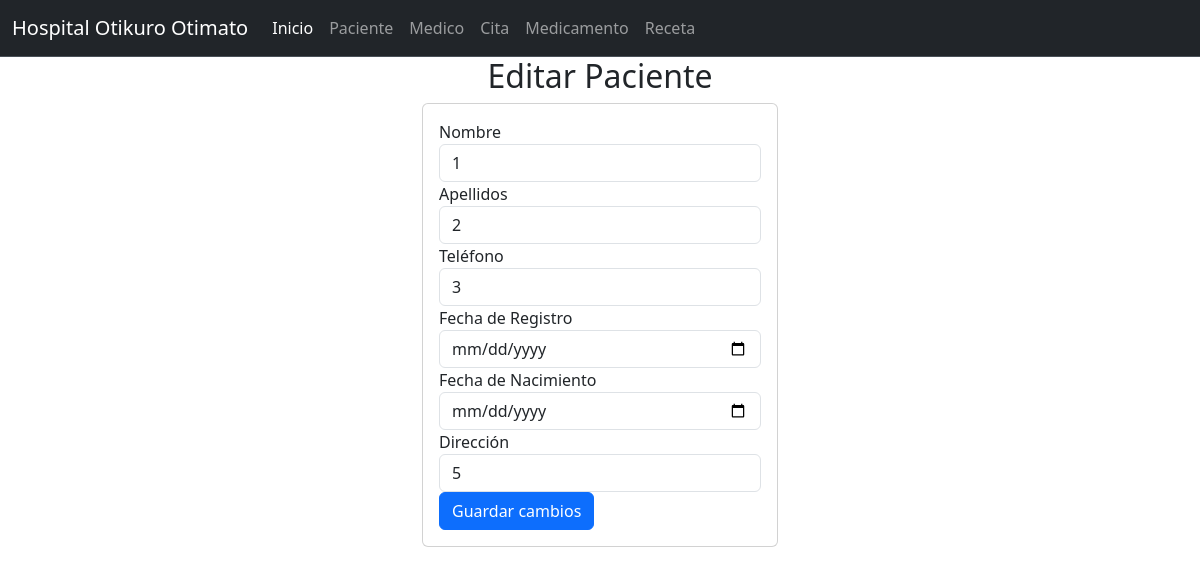
The page /Paciente/seleccionarPaciente/1 on the database its author committed.
### paciente_app/models.py (models this page shows, shortened)
class Paciente(models.Model):
    id_paciente = models.PositiveSmallIntegerField(primary_key=True)  # Definir id_paciente
    nombre = models.CharField(max_length=100)  # Campo id_producto
    apellidos = models.CharField(max_length=100)  # Campo id_cliente
    fechanacimiento = models.CharField(max_length=100)  # Campo calificación
    telefono = models.CharField(max_length=100)  # Campo comentario
    direccion = models.CharField(max_length=100)  # Cambié a DateField para solo manejar fecha
    fecharegistro = models.CharField(max_length=100)  # Campo estado

### paciente_app/views.py (the view)
# urls.py: path("seleccionarPaciente/<id_paciente>", views.seleccionarPaciente, name="seleccionarPaciente"),
def seleccionarPaciente(request, id_paciente):
    paciente = Paciente.objects.get(id_paciente=id_paciente)
    return render(request, "editarPaciente.html", {"mispacientes": paciente})

### paciente_app/templates/editarPaciente.html (shortened to what this page needs)
{% extends "base.html" %}
{% block cuerpo %}
<div class="row">
    <div class="col-md-4 offset-md-4">
        <center><h2>Editar Paciente</h2></center>
        <div class="card">
            <div class="card-body">
                <form action="editarPaciente.html/"method="POST">
                    <div class="form-group">
                        <label for="txtnombre">Nombre</label>
                        <input type="text" class="form-control" id="numidpaciente" name="numidpaciente" value="{{ mispacientes.id_paciente }}">
                    </div>
                    <div class="form-group">
                        <label for="txtapellidos">Apellidos</label>
                        <input type="text" class="form-control" id="txtnombre" name="txtnombre" value="{{ mispacientes.nombre }}">
                    </div>
                    <div class="form-group">
                        <label for="txttelefono">Teléfono</label>
                        <input type="text" class="form-control" id="txtapellidos" name="txtapellidos" value="{{ mispacientes.apellidos }}">
                    </div>
                    <div class="form-group">
                        <label for="txtfechar">Fecha de Registro</label>
                        <input type="date" class="form-control" id="txtfechar" name="txtfechar" value="{{ mispacientes.fecharegistro|date:'Y-m-d' }}">
                    </div>
                    <div class="form-group">
                        <label for="txtfechan">Fecha de Nacimiento</label>
                        <input type="date" class="form-control" id="txtfechan" name="txtfechan" value="{{ mispacientes.fechanacimiento|date:'Y-m-d' }}">
                    </div>
                    <div class="form-group">
                        <label for="txtdireccion">Dirección</label>
                        <input type="text" class="form-control" id="txtdireccion" name="txtdireccion" value="{{ mispacientes.direccion }}">
                    </div>
                    <button type="submit" class="btn btn-primary">Guardar cambios</button>
                </form>
            </div>
        </div>
    </div>
</div>
{% endblock %}

### rows shown on the page
Paciente: numidpaciente "1", txtnombre "2", txtapellidos "3", txtdireccion "5"
